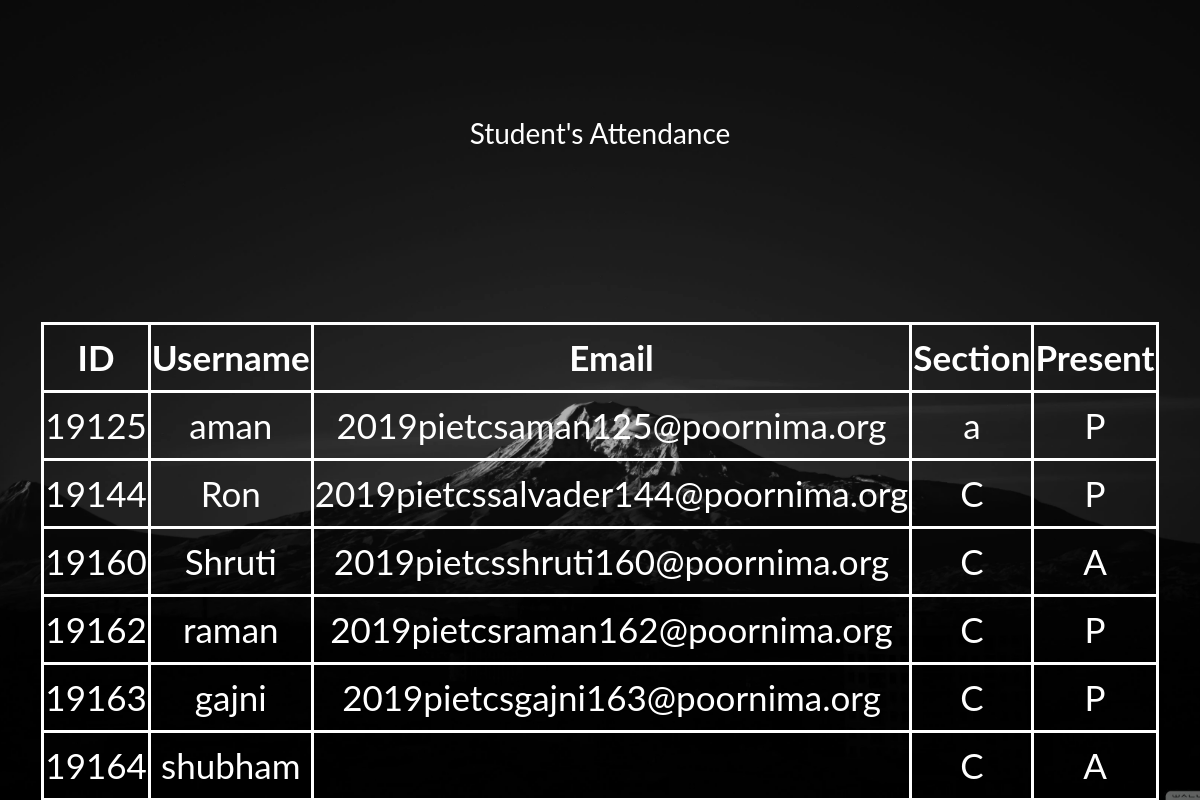
Page /viewattendance on the earlier database version.
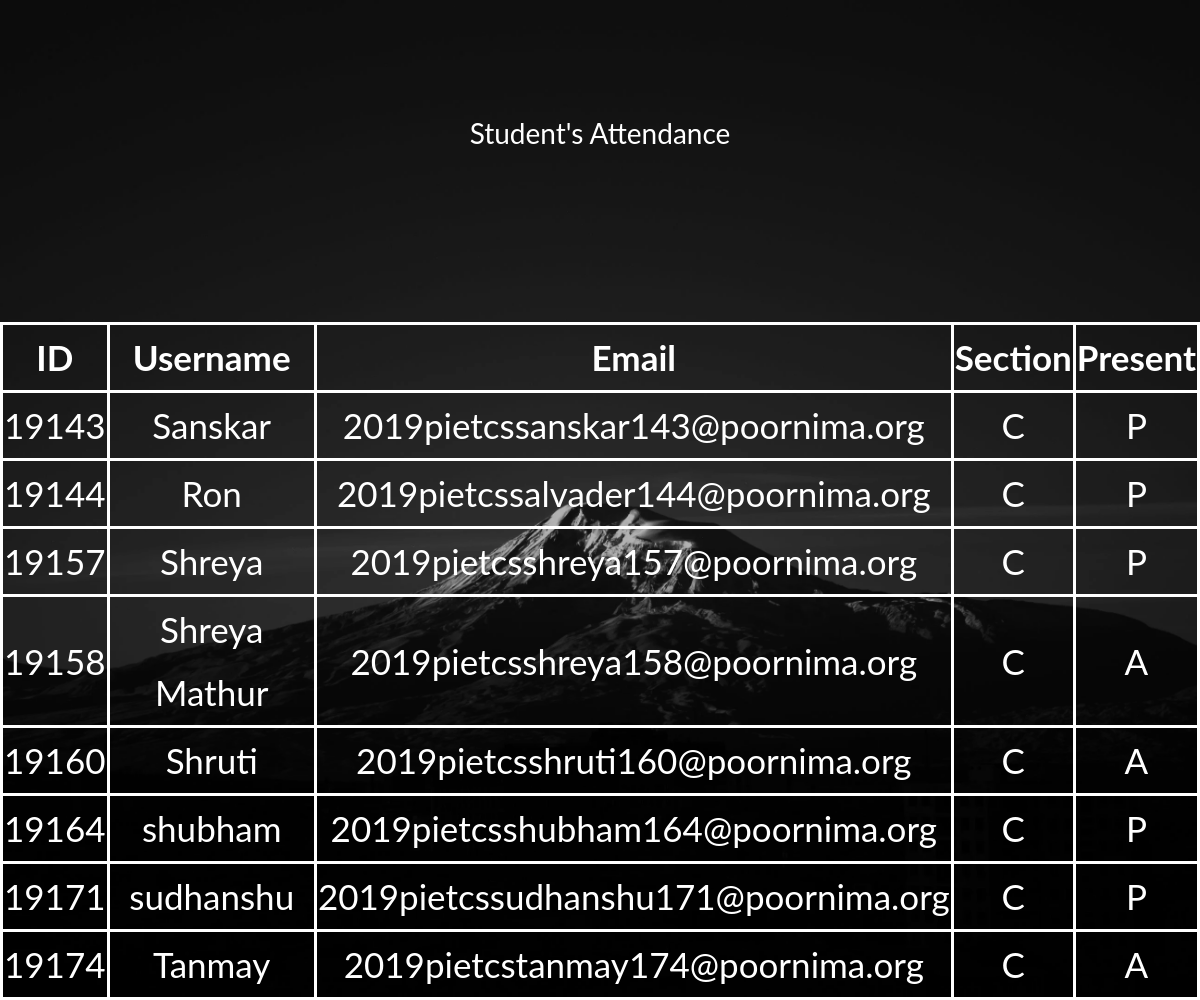
Same page on the later database version.
### tables this page shows
CREATE TABLE "Attendance" (
	"ID"	INTEGER,
	"Name"	TEXT NOT NULL,
	"Email"	TEXT NOT NULL,
	"Section"	TEXT NOT NULL,
	"Present"	INTEGER NOT NULL DEFAULT 0,
	PRIMARY KEY("ID")
);

### app.py (the view)
@app.route("/viewattendance")
def viewattendance():
    conn = sqlite3.connect('DSSP.db')
    cur = conn.cursor()
    cur.execute('SELECT * FROM attendance')
    users = cur.fetchall()
    return render_template("viewattendance.html",users=users)

### templates/viewattendance.html (shortened to what this page needs)
<!DOCTYPE html>
<html lang="en">
  <head>
    <link
      rel="stylesheet"
      href="{{url_for('static', filename='css/style.css')}}"
    />
  </head>
  <body class="img js-fullheight">
    <section class="ftco-section">
      <div class="container">
        <div class="row justify-content-center">
          <div class="col-md-6 text-center mb-5">
            <h2 class="heading-section">Student's Attendance</h2>
          </div>
        </div>
      </div>
    </section>
    <table>
      <thead>
        <tr>
          <th>ID</th>
          <th>Username</th>
          <th>Email</th>
          <th>Section</th>
          <th>Present</th>
        </tr>
      </thead>
      <tbody>
        {% for user in users %}
        <tr>
          <td>{{ user[0] }}</td>
          <td>{{ user[1] }}</td>
          <td>{{ user[2] }}</td>
          <td>{{ user[3] }}</td>
          <td>{{ user[4] }}</td>
        </tr>
        {% endfor %}
      </tbody>
    </table>
  </body>
</html>

Differences in the rows shown:
removed Attendance: ID "19125", Name "aman", Email "2019pietcsaman125@poornima.org", Section "a", Present "P"
removed Attendance: ID "19162", Name "raman", Email "2019pietcsraman162@poornima.org", Section "C", Present "P"
removed Attendance: ID "19163", Name "gajni", Email "2019pietcsgajni163@poornima.org", Section "C", Present "P"
added Attendance: ID "19143", Name "Sanskar", Email "2019pietcssanskar143@poornima.org", Section "C", Present "P"
added Attendance: ID "19157", Name "Shreya", Email "2019pietcsshreya157@poornima.org", Section "C", Present "P"
added Attendance: ID "19158", Name "Shreya Mathur", Email "2019pietcsshreya158@poornima.org", Section "C", Present "A"
changed Attendance "shubham": Email (not shown) → "2019pietcsshubham164@poornima.org"; Present "A" → "P"
added Attendance: ID "19171", Name "sudhanshu", Email "2019pietcssudhanshu171@poornima.org", Section "C", Present "P"
added Attendance: ID "19174", Name "Tanmay", Email "2019pietcstanmay174@poornima.org", Section "C", Present "A"
